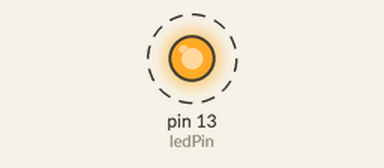
This sketch was run on a simulated Arduino Uno, built with avr-gcc and run on an emulated ATmega328P. Shown: output pins drawn as LEDs (lit = HIGH). Dashed ring = blinking.

Above: at 0.5 s.
Timing chart, 0 to 4.6 s (numbered marks = the images above):
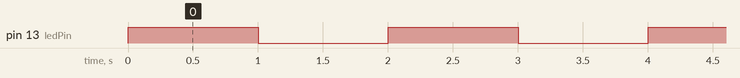

Measured:
- by itself, pin 13 (ledPin): alternates HIGH for 1.0 s and LOW for 1.0 s

The sketch:

function_blink.ino
```cpp
/******************************************************************************
*
*  This code takes the code to blink the led and puts it in a function.
*  You can now blink the led by calling the blink_led function.
*  Example:
*    blink_led();
*
******************************************************************************/

int ledPin = 13; // create a variable of type integer with name "ledPin" and set it to "13"
int delayTime = 1000; // create a variable of type integer with name "delayTime" and set it to "1000"

// function definition for blinking the LED
// creates a function called blink_led and tells us what to do in order to blink the led.
void blink_led()
{
  digitalWrite(ledPin, HIGH);
  delay(delayTime);
  digitalWrite(ledPin, LOW);
  delay(delayTime);
}

void setup()
{
  pinMode(ledPin, OUTPUT);
}

void loop()
{
  blink_led(); // function call to blink_led which means code inside of { and } of void blink_led() will be ran.
}
```
